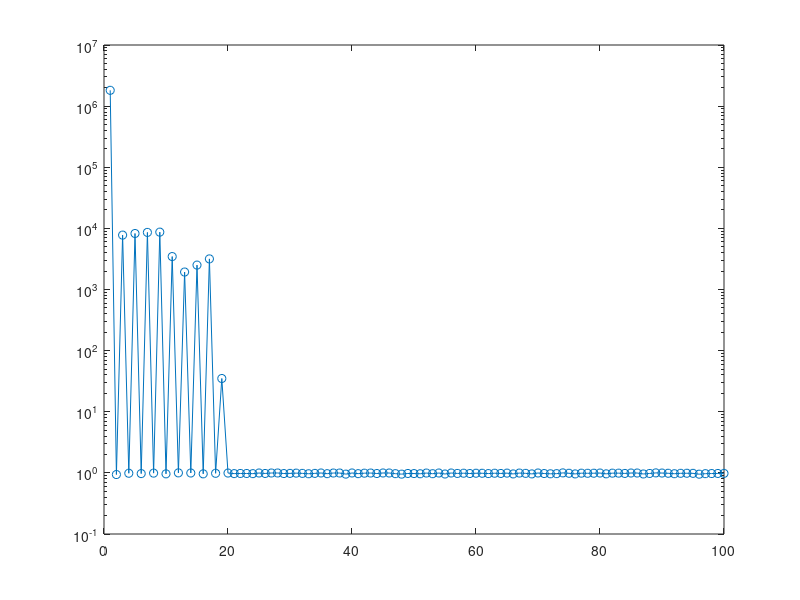

This figure's MATLAB source:
% Dit bestand analyseert de convergentie van de arnoldi methode
clc;clear;close all
m = 1000;
maxit = 100;

A = sprand(m,m,0.00001);
Lambda = eigs(A,5,10);
b = rand(m,1);

res = rand(1,1);

Q(:,1) = b/norm(b);
for n=1:maxit
  v = A*Q(:,n);
  for j = 1:n
    H(j,n) = Q(:,j)'*v;
    v = v - H(j,n)*Q(:,j);
  end
  H(n+1,n) = norm(v);
  if H(n+1,n) <= 0, 
      break;
  end
  Q(:,n+1) = v/H(n+1,n);
  ritz = (eigs(H(1:size(H,1)-1,:)))
  if size(ritz,1) < size(Lambda,1)
      ritz = [ritz ; zeros(size(Lambda,1)-size(ritz,1),1)];
  end
  res(n) = norm(abs(real(ritz(1:size(Lambda,1))))-abs(real(Lambda)))/norm(abs(real(Lambda)));
end;

Lambda
semilogy(res,'-o')